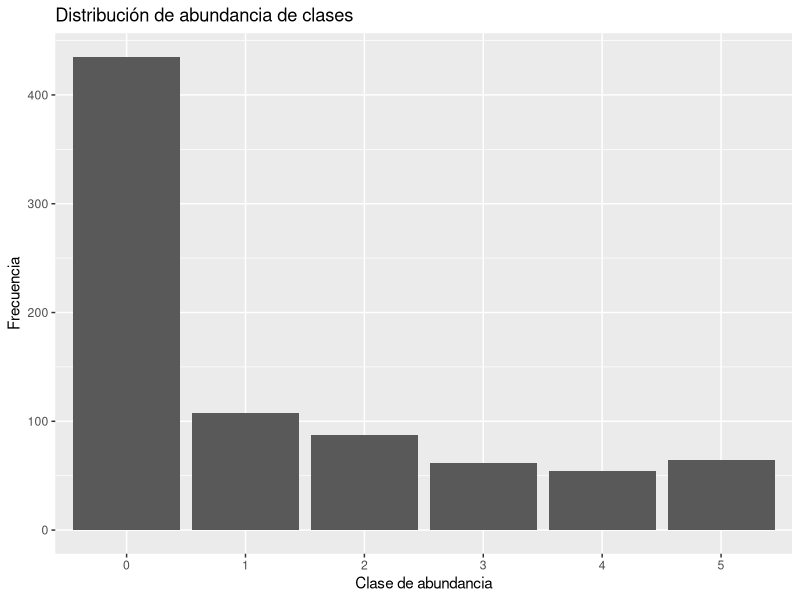
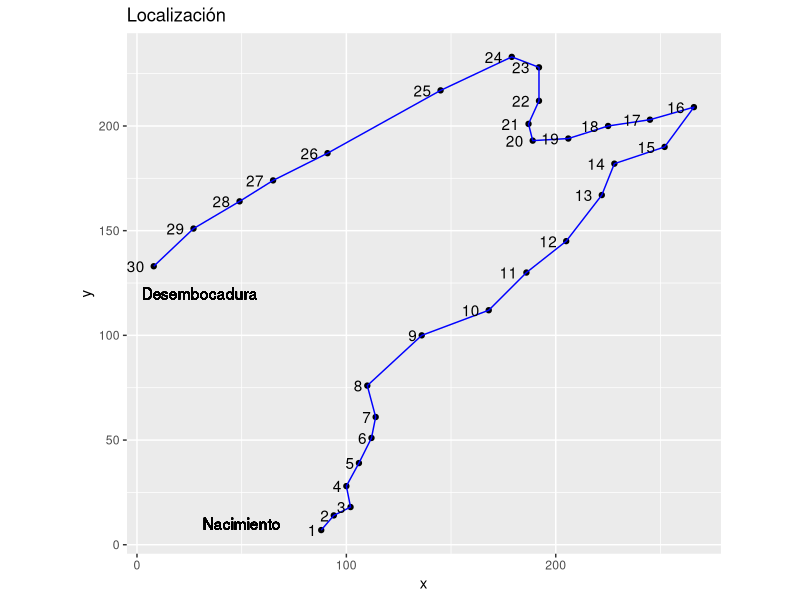
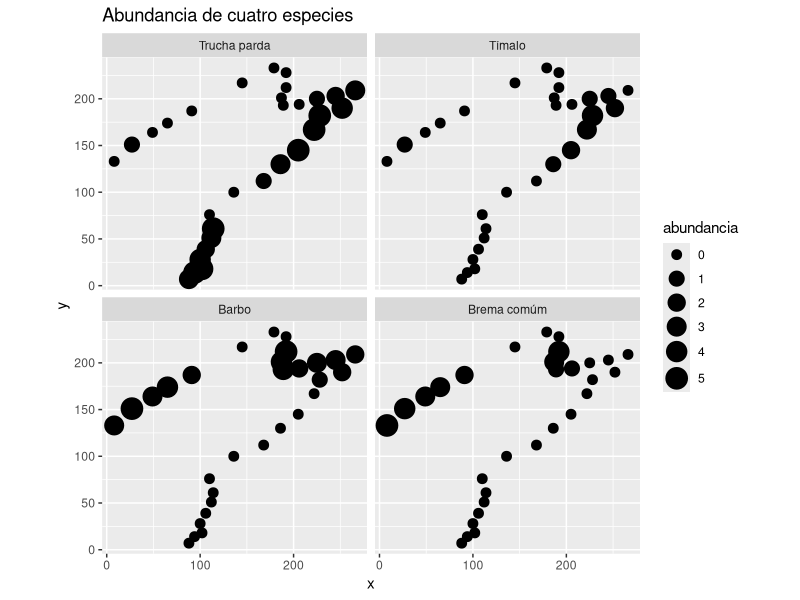
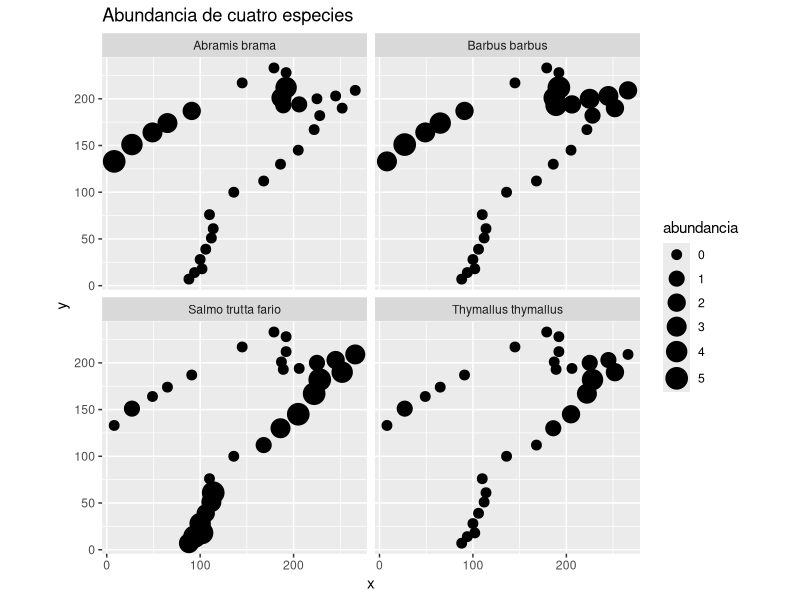
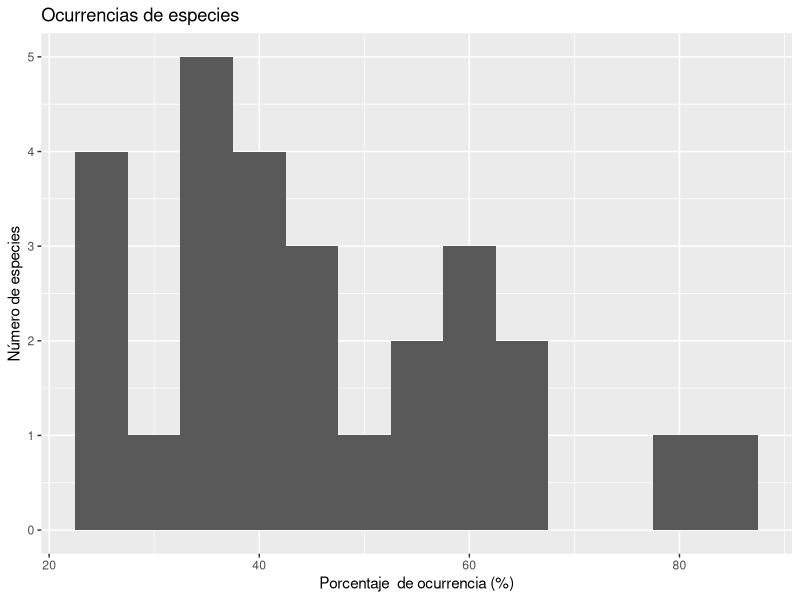
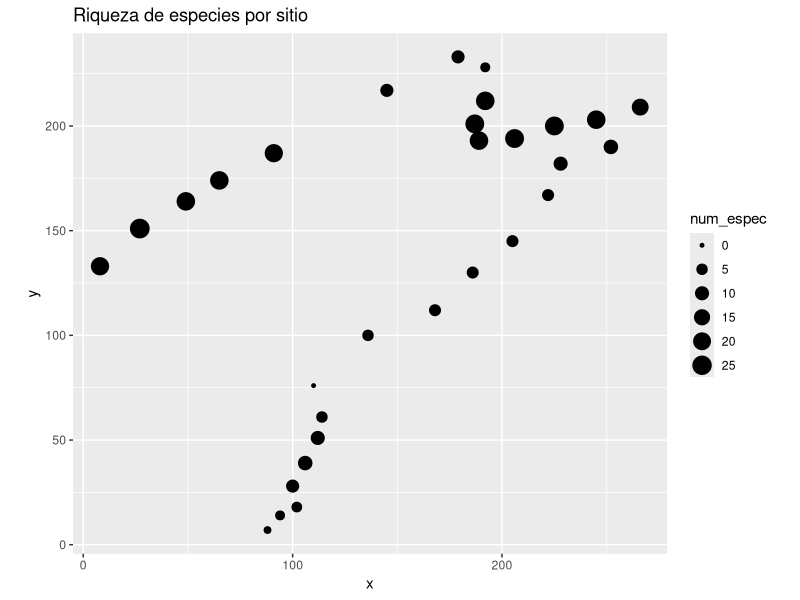

Here is the R script that generated these plots, in order:
## ---- chunk 1
knitr::opts_chunk$set(fig.width=11, 
                      fig.height=7)
## ---- chunk 2
ambient<-read.csv2("ambientales.csv",enc="latin1",row.names=1)
peces<-read.csv2("peces.csv",enc="latin1",row.names=1)
locs<-read.csv2("localidades.csv",enc="latin1",row.names=1)
nomEspec<-read.csv2("nombresdeespecies.csv",enc="latin1")
nomVarAmbient<-read.csv2("Nombresdevariablesambientales.csv",enc="latin1")
## ---- chunk 3
peces
## ---- chunk 4
summary(peces)
## ---- chunk 5
(ab <- table(unlist(peces)))
ab <- data.frame(ab)
names(ab) <- c("Caso","Frecuencia")
## ---- chunk 6
require(ggplot2)
barras <- ggplot(data.frame(ab), aes(Caso,Frecuencia))
barras + geom_bar(stat = "identity") +
   ggtitle("Distribución de abundancia de clases") +
   xlab("Clase de abundancia")+
   ylab("Frecuencia")
## ---- chunk 7
require(ggplot2)
mapa <- ggplot(locs, aes(x, y))
mapa + geom_point() + 
       coord_fixed() +
       geom_path(col = "blue") +
       geom_text(label = row.names(locs), hjust = 1.5) +
       geom_text(data = NULL, x=50, y = 10, label = "Nacimiento") +
       geom_text(data = NULL, x=30, y = 120, label = "Desembocadura") +
       ggtitle("Localización")
## ---- chunk 8
seleccion1 <- subset(peces, select = c(Satr, Thth, Baba, Abbr))
seleccion1 <- data.frame(locs, seleccion1)
require(reshape2)
seleccion2 <- melt(seleccion1, id.vars = c("x","y"), variable.name = "especie",
     value.name = "abundancia")
seleccion2$especie2 <- factor(seleccion2$especie,
                             labels = c("Trucha parda",
                             "Tímalo", "Barbo", "Brema comúm"))

require(ggplot2)
especs <- ggplot(seleccion2, aes(x, y, size = abundancia))
especs + geom_point() + 
         coord_fixed() +
         facet_wrap( ~ especie2, ncol = 2) +
         scale_size_continuous(range = c(3,7)) +
         ggtitle("Abundancia de cuatro especies")

seleccion3 <- merge(seleccion2, nomEspec, by.x = "especie", by.y = "code")

require(ggplot2)
especs <- ggplot(seleccion3, aes(x, y, size = abundancia))
especs + geom_point() + 
         coord_fixed() +
         facet_wrap( ~ Scientific, ncol = 2) +
         scale_size_continuous(range = c(3,7)) +
         ggtitle("Abundancia de cuatro especies")

## ---- chunk 9
# Calcular el número de sitios donde cada especie está presente.
# Para sumar por columnas, el segundo argumento de la
# función apply() se establece en 2.
peces.pres <- apply(peces > 0, 2, sum)
# Ordenar el resultado en orden creciente
sort(peces.pres)
# Calcular las frecuencias en porcentajes
peces.fRel <- 100*peces.pres/nrow(peces)
# Ordenar y redondear el resultado a un dígito
round(sort(peces.fRel), 1)
# Convertir a base de datos
peces.fRel <- data.frame(distribucion = round(sort(peces.fRel), 1))
## ---- chunk 10
require(ggplot2)
hist1 <- ggplot(peces.fRel, aes(distribucion))
hist1 + geom_histogram(binwidth = 5) +
        ggtitle("Ocurrencias de especies") +
        xlab("Porcentaje  de ocurrencia (%)") +
        ylab("Número de especies")
## ---- chunk 11
# Cálculo del número de especies por sitio
# Para sumar por filas el segundo argumento de apply() se establece en 1
sit.pres <- apply(peces > 0, 1, sum)
# Ordenación de los resultados en orden creciente
sort(sit.pres)
## ---- chunk 12
bdsit.pres <- data.frame(locs, num_espec = sit.pres)

require(ggplot2)
mapa <- ggplot(bdsit.pres, aes(x, y, size = num_espec))
mapa + geom_point() + 
       coord_fixed() +
       ggtitle("Riqueza de especies por sitio")
